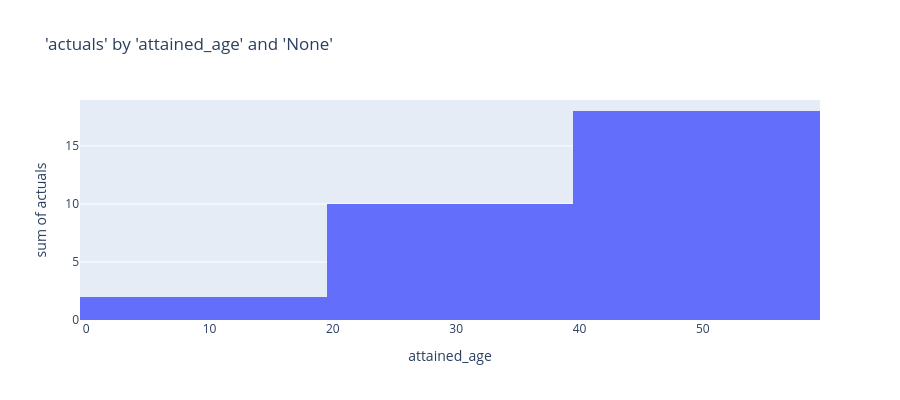

Source (notebook cell):
### Markdown cell above
## Histogram

### Code cell
charters.chart(df=df, x_axis="attained_age", y_axis="actuals", type="histogram")

### Figure 1 — Plotly figure (JSON) as saved in the notebook; plotly's stock layout.template omitted (floating-point values rounded to 4 significant figures)
{"data": [{"bingroup": "x", "histfunc": "sum", "hovertemplate": "attained_age=%{x}<br>sum of actuals=%{y}<extra></extra>", "legendgroup": "", "marker": {"color": "#636efa", "pattern": {"shape": ""}}, "name": "", "orientation": "v", "showlegend": false, "type": "histogram", "x": [10, 20, 30, 40, 50], "xaxis": "x", "y": [2, 4, 6, 8, 10], "yaxis": "y"}], "layout": {"barmode": "relative", "height": 400, "legend": {"tracegroupgap": 0}, "title": {"text": "'actuals' by 'attained_age' and 'None'"}, "xaxis": {"anchor": "y", "domain": [0, 1], "title": {"text": "attained_age"}}, "yaxis": {"anchor": "x", "domain": [0, 1], "title": {"text": "sum of actuals"}, "type": "-"}}}
